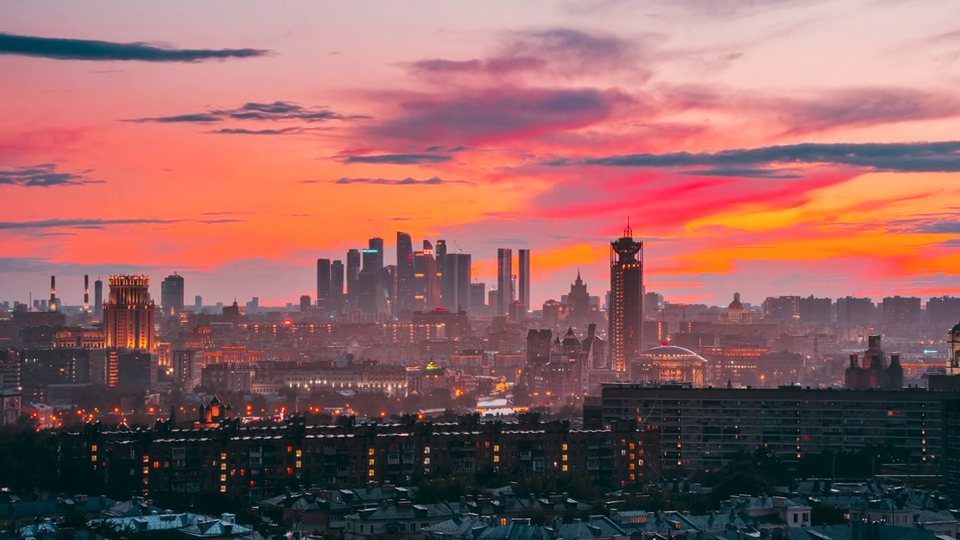
#> input picture frame 30 of scene.mp4, 960 x 540 px
$ python test4.py
#> lines starting #> are read from the running program, lines starting #| are printed output that depends on the picture
import cv2

cap = cv2.VideoCapture('scene.mp4')

if cap.isOpened() == False:
    print("Error")
    exit()
while cap.isOpened():
    ret,frame = cap.read()
#> frame is the input picture: shape (540, 960, 3); mean B, G, R 98.1, 98.4, 145.7
    if ret == True:
        edge = cv2.Canny(frame, 50, 150)
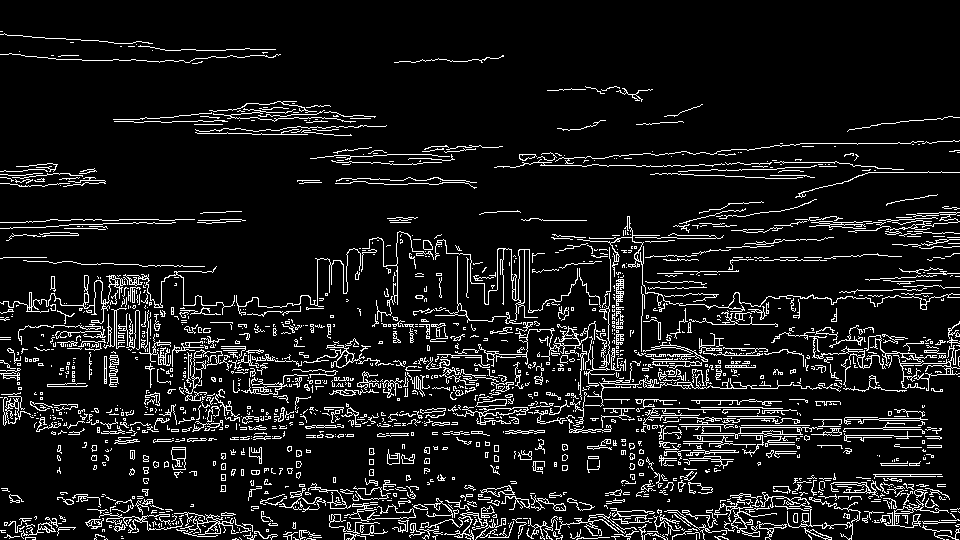
#> edge: shape (540, 960); 9.4% white in thin lines or dots

        inversed = ~frame
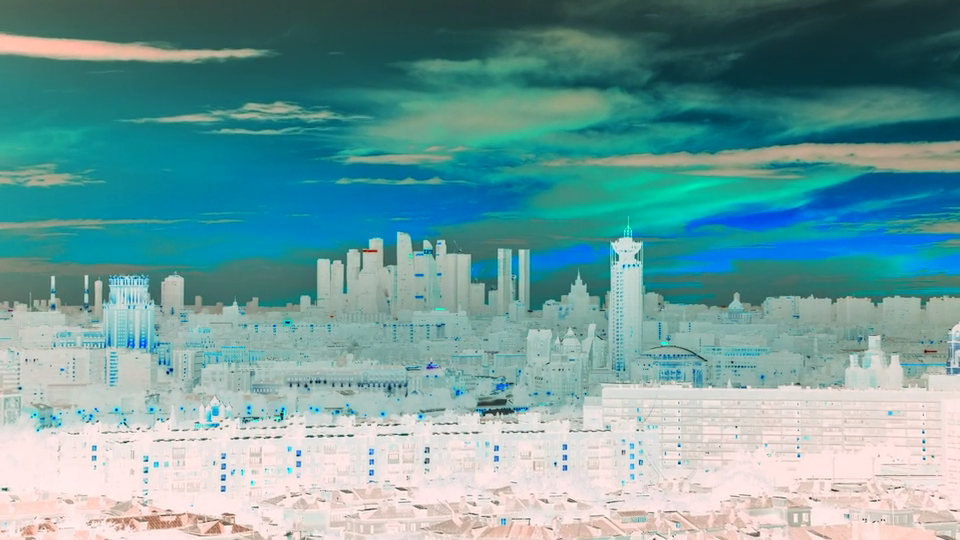
#> inversed: shape (540, 960, 3); mean B, G, R 156.9, 156.6, 109.3

        cv2.imshow('Frame', frame)
        cv2.imshow('inversed', inversed)
        cv2.imshow('edge', edge)

    if cv2.waitKey(25) & 0xFF == ord('q'):
#> (key q is pressed here)
        break
cap.release()
cv2.destroyAllWindows()

$ run again, starting later in the video
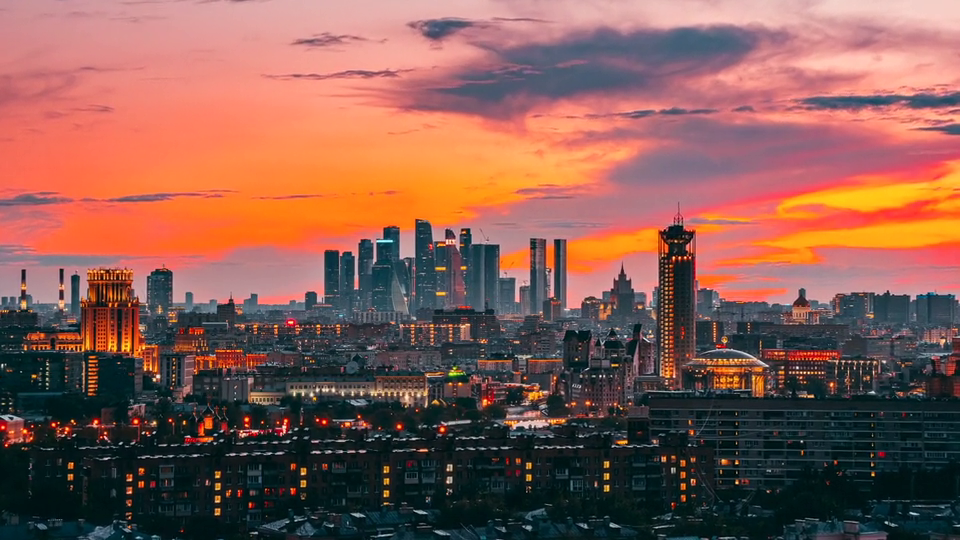
#> input picture frame 135 of scene.mp4, 960 x 540 px
#> frame is the input picture: shape (540, 960, 3); mean B, G, R 82.7, 91.8, 135.6
#> `edge = cv2.Canny(frame, 50, 150)`:
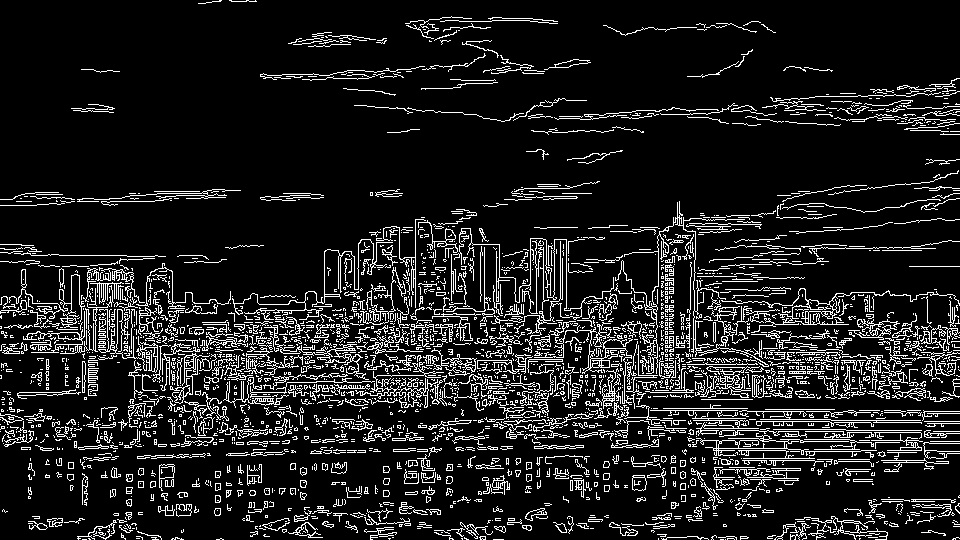
#> edge: shape (540, 960); 11.9% white in thin lines or dots
#> `inversed = ~frame`:
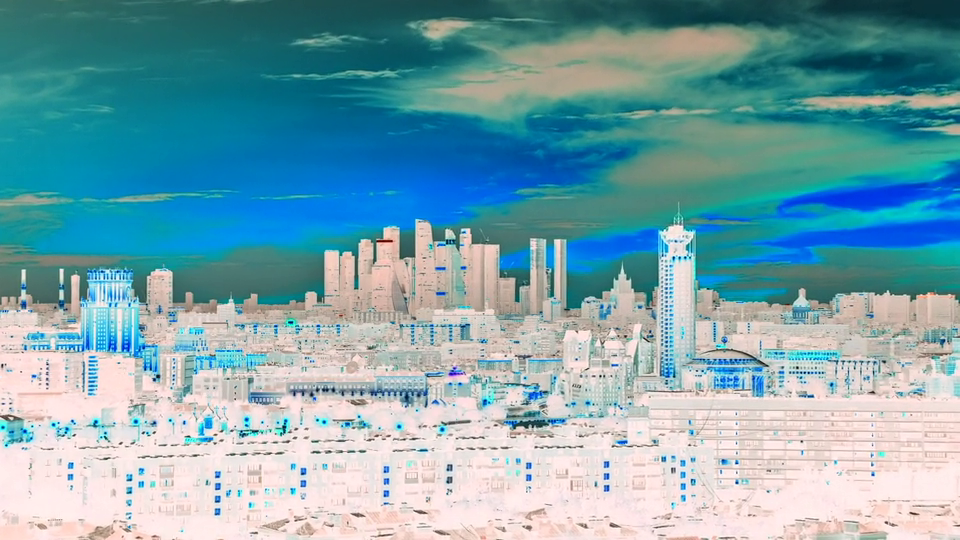
#> inversed: shape (540, 960, 3); mean B, G, R 172.3, 163.2, 119.4

$ run again, starting later in the video
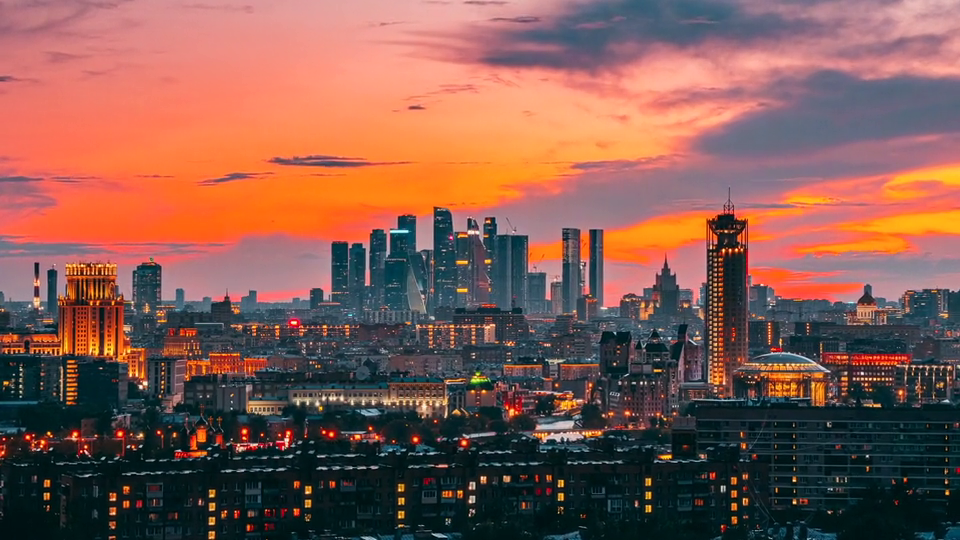
#> input picture frame 240 of scene.mp4, 960 x 540 px
#> frame is the input picture: shape (540, 960, 3); mean B, G, R 81.7, 90.7, 132.1
#> `edge = cv2.Canny(frame, 50, 150)`:
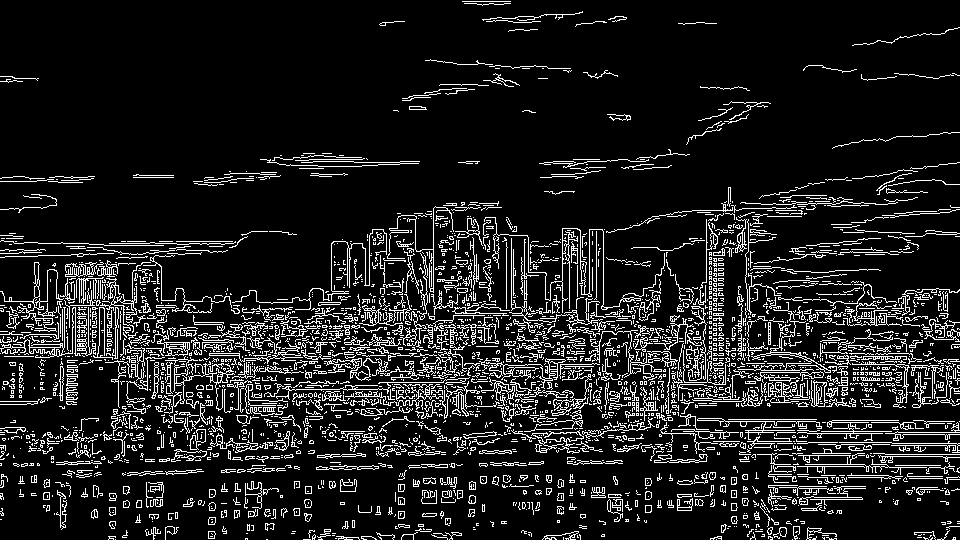
#> edge: shape (540, 960); 11.8% white in thin lines or dots
#> `inversed = ~frame`:
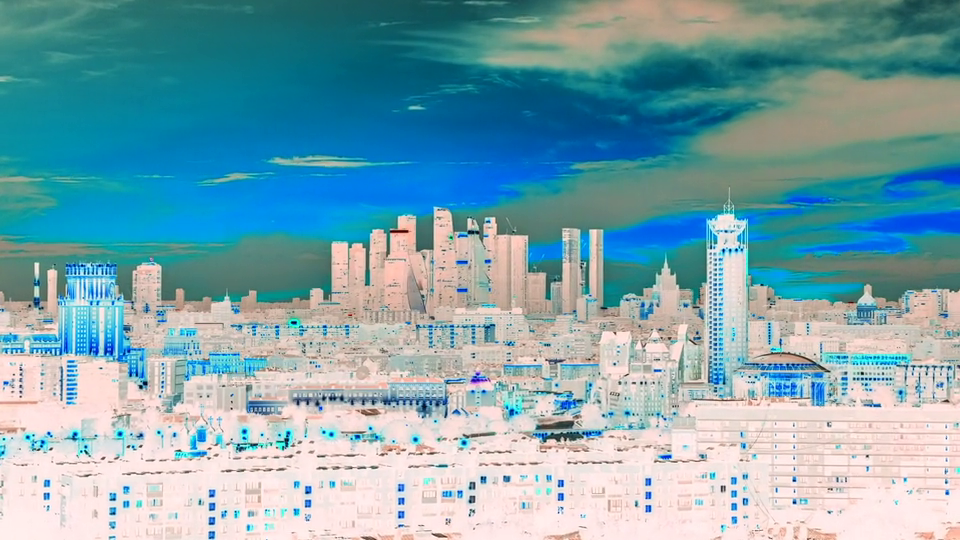
#> inversed: shape (540, 960, 3); mean B, G, R 173.3, 164.3, 122.9
